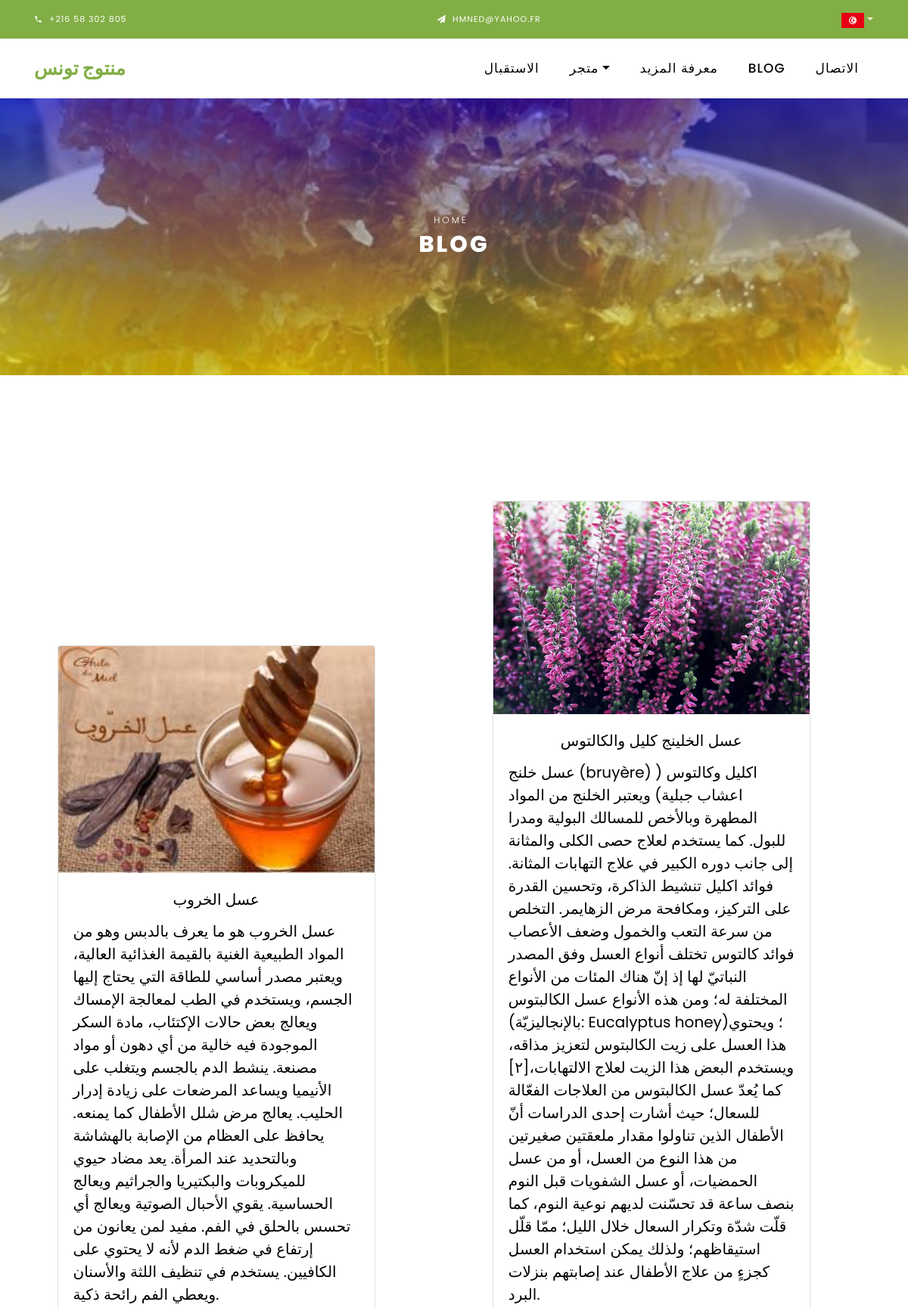
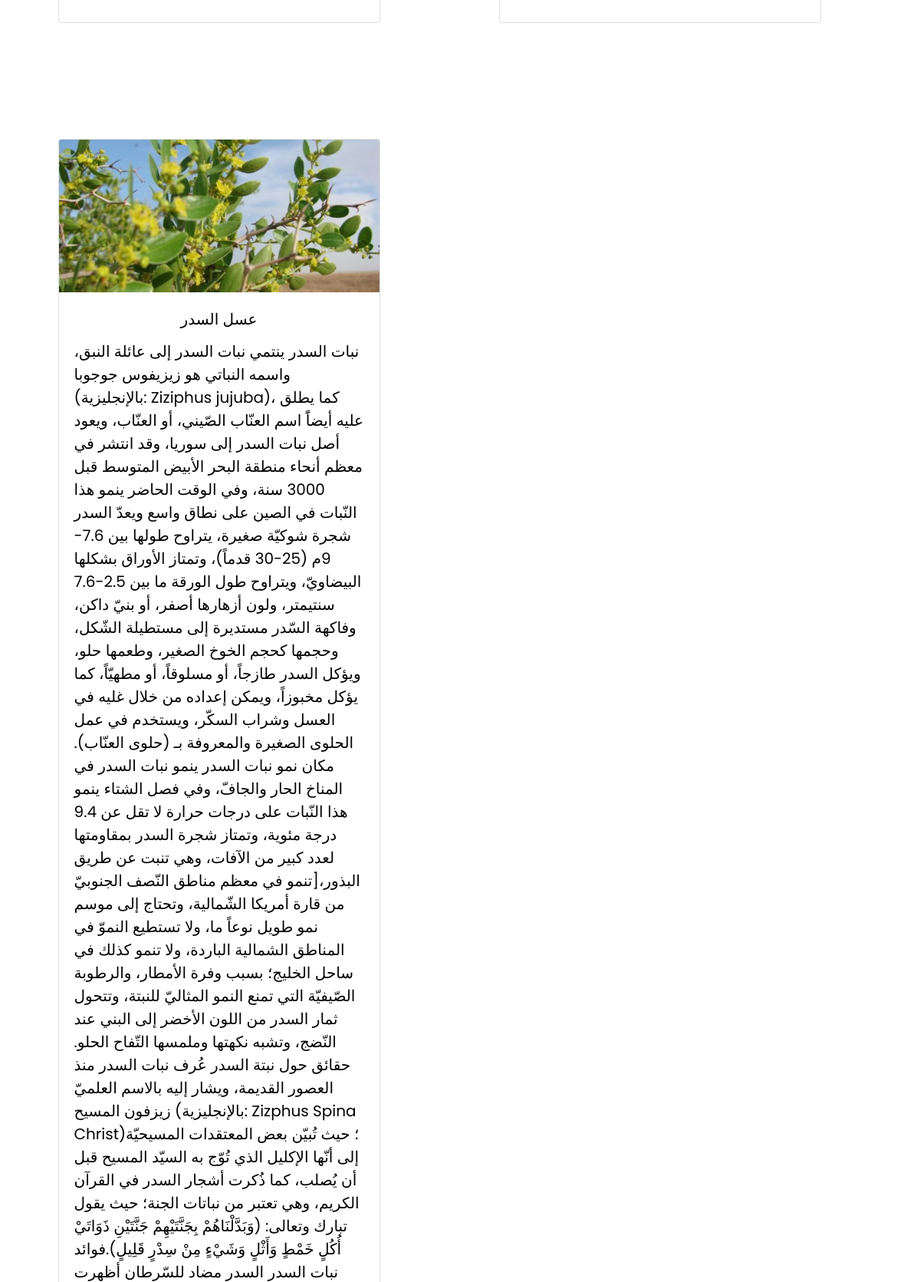
/ar/blog (upper part), run on the app's committed database (2 pictures, top to bottom).
### ar/models.py (models this page shows, shortened)
class Blog(models.Model):
    image = models.ImageField(upload_to='pics')
    Title = models.CharField(max_length=5000)
    body = models.TextField(max_length=10020)
    Imgwidth = models.IntegerField()
    Imgheight = models.IntegerField()

### ar/views.py (the view)
# urls.py: path('blog', views.blog, name='blog')
def blog(request):
    blog = Blog.objects.all()
    return render(request, 'arab/blogar.html', context={'blog':blog})

### template/arab/blogar.html (shortened to what this page needs)
{% load static %}
<!DOCTYPE html>
<html lang="en">
  <head>
    <link rel="stylesheet" href="{% static 'css/open-iconic-bootstrap.min.css' %}">
    <link rel="stylesheet" href="{% static 'css/animate.css' %}">
    <link rel="stylesheet" href="{% static 'css/owl.carousel.min.css' %}">
    <link rel="stylesheet" href="{% static 'css/owl.theme.default.min.css' %}">
    <link rel="stylesheet" href="{% static 'css/magnific-popup.css' %}">
    <link rel="stylesheet" href="{% static 'css/aos.css' %}">
    <link rel="stylesheet" href="{% static 'css/ionicons.min.css' %}">
    <link rel="stylesheet" href="{% static 'css/bootstrap-datepicker.css' %}">
    <link rel="stylesheet" href="{% static 'css/jquery.timepicker.css' %}">
    <link rel="stylesheet" href="{% static 'css/flaticon.css' %}">
    <link rel="stylesheet" href="{% static 'css/icomoon.css' %}">
    <link rel="stylesheet" href="{% static 'css/style.css' %}">
  </head>
  <body class="goto-here">
    <div class="py-1 bg-primary">
      <div class="container">
        <div class="row no-gutters d-flex align-items-start align-items-center px-md-0">
          <div class="col-lg-12 d-block">
            <div class="row d-flex">
              <div class="col-md pr-4 d-flex topper align-items-center">
                <div class="icon mr-2 d-flex justify-content-center align-items-center">
                  <span class="icon-phone2"></span>
                </div>
                <span class="text">+216 58 302 805</span>
              </div>
              <div class="col-md pr-4 d-flex topper align-items-center">
                <div class="icon mr-2 d-flex justify-content-center align-items-center">
                  <span class="icon-paper-plane"></span>
                </div>
                <span class="text">Hmned@yahoo.fr</span>
              </div>
              <div class="#">
                <a class="nav-link dropdown-toggle" href="#" id="dropdown04" data-toggle="dropdown" aria-haspopup="true"
                  aria-expanded="false" style="color: blanchedalmond;"><img src="{% static 'images/tn.svg' %}" alt=""
                    width="30px" length="30px" /></a>
              </div>
            </div>
          </div>
        </div>
      </div>
    </div>
    <nav class="navbar navbar-expand-lg navbar-dark ftco_navbar bg-dark ftco-navbar-light" id="ftco-navbar">
	    <div class="container">
	      <a class="navbar-brand" href="/">منتوج تونس</a>
	      <div class="collapse navbar-collapse" id="ftco-nav">
	        <ul class="navbar-nav ml-auto">
	          <li class="nav-item"><a href="/ar/" class="nav-link">الاستقبال</a></li>
	          <li class="nav-item dropdown">
              <a class="nav-link dropdown-toggle" href="#" id="dropdown04" data-toggle="dropdown" aria-haspopup="true" aria-expanded="false">متجر</a>
            </li>
            <li class="nav-item"><a href="about" class="nav-link">معرفة المزيد</a></li>
            <li class="nav-item active">
              <a href="/ar/blog" class="nav-link">Blog</a>
            </li>
	          <li class="nav-item"><a href="/ar/contact" class="nav-link">الاتصال</a></li>
	        </ul>
	      </div>
	    </div>
	  </nav>
    <div class="hero-wrap hero-bread" style="background-image:linear-gradient(rgba(0, 0, 255, 0.5), rgba(255, 255, 0, 0.5)), url({% static 'images/img6.jpg' %});">
      <div class="container">
        <div class="row no-gutters slider-text align-items-center justify-content-center">
          <div class="col-md-9 ftco-animate text-center">
          	<p class="breadcrumbs"><span class="mr-2"><a href="/">Home</a></span></p>
            <h1 class="mb-0 bread">Blog</h1>
          </div>
        </div>
      </div>
    </div>
    <section class="ftco-section" >
    	<div class="">
            {% for a in blog %}
            <div id="{{ a.Title }}" class="card" style=" width: 35%; margin:2cm; display:inline-block; height:auto">
              <img class="card-img-top" src="{{ a.image.url }}" alt="Card image cap"></a>
              <div class="card-body">
                <h5 class="card-title" align="center">{{ a.Title }}</h5>
                <h5 class="card-title" align="left">{{ a.body }}</h5>
              </div>
            </div>
             {% endfor %}
    		</div>
    </section>
  </body>
</html>

### static/css/icomoon.css (style rules this page uses)
[class^="icon-"], [class*=" icon-"] { font-family: 'icomoon' !important; speak: none; font-style: normal; font-weight: normal; font-variant: normal; text-transform: none; line-height: 1; -webkit-font-smoothing: antialiased; -moz-osx-font-smoothing: grayscale; }
.icon-paper-plane:before { content: "\f1d8"; }
.icon-phone2:before { content: "\e0cd"; }

### data on the page
Blog: image (picture), Title "عسل الخروب", body "عسل الخروب هو ما يعرف بالدبس وهو من المواد الطبيعية الغنية بالقيمة الغذائية العالية، ويعتبر مصدر أساسي للطاقة التي يحتاج إليها الجسم، ويستخدم في الطب لمعالجة الإمساك ويعالج بعض حالات الإكتئاب، مادة السكر الموجودة فيه خالية من أي دهون أو مواد مصنعة. ينشط الدم بالجسم ويتغلب على الأنيميا ويساعد المرضعات على زيادة إدرار الحليب. يعالج مرض شلل الأطفال كما يمنعه. يحافظ على العظام من الإصابة بالهشاشة وبالتحديد عند المرأة. يعد مضاد حيوي للميكروبات والبكتيريا والجراثيم ويعالج الحساسية. يقوي الأحبال الصوتية ويعالج أي تحسس بالحلق في الفم. مفيد لمن يعانون من إرتفاع في ضغط الدم لأنه لا يحتوي على الكافيين. يستخدم في تنظيف اللثة والأسنان ويعطي الفم رائحة ذكية."
Blog: image (picture), Title "عسل الخلينج كليل والكالتوس", body "عسل خلنج (bruyère) اكليل وكالتوس ( اعشاب جبلية) ويعتبر الخلنج من المواد المطهرة وبالأخص للمسالك البولية ومدرا للبول. كما يستخدم لعلاج حصى الكلى والمثانة إلى جانب دوره الكبير في علاج التهابات المثانة. فوائد اكليل تنشيط الذاكرة، وتحسين القدرة على التركيز، ومكافحة مرض الزهايمر. التخلص من سرعة التعب والخمول وضعف الأعصاب فوائد كالتوس تختلف أنواع العسل وفق المصدر النباتيّ لها إذ إنّ هناك المئات من الأنواع المختلفة له؛ ومن هذه الأنواع عسل الكالبتوس (بالإنجاليزيّة: Eucalyptus honey)؛ ويحتوي هذا العسل على زيت الكالبتوس لتعزيز مذاقه، ويستخدم البعض هذا الزيت لعلاج الالتهابات،[٢] كما يُعدّ عسل الكالبتوس من العلاجات الفعّالة للسعال؛ حيث أشارت إحدى الدراسات أنّ الأطفال الذين تناولوا مقدار ملعقتين صغيرتين…"
Blog: image (picture), Title "عسل السدر"
